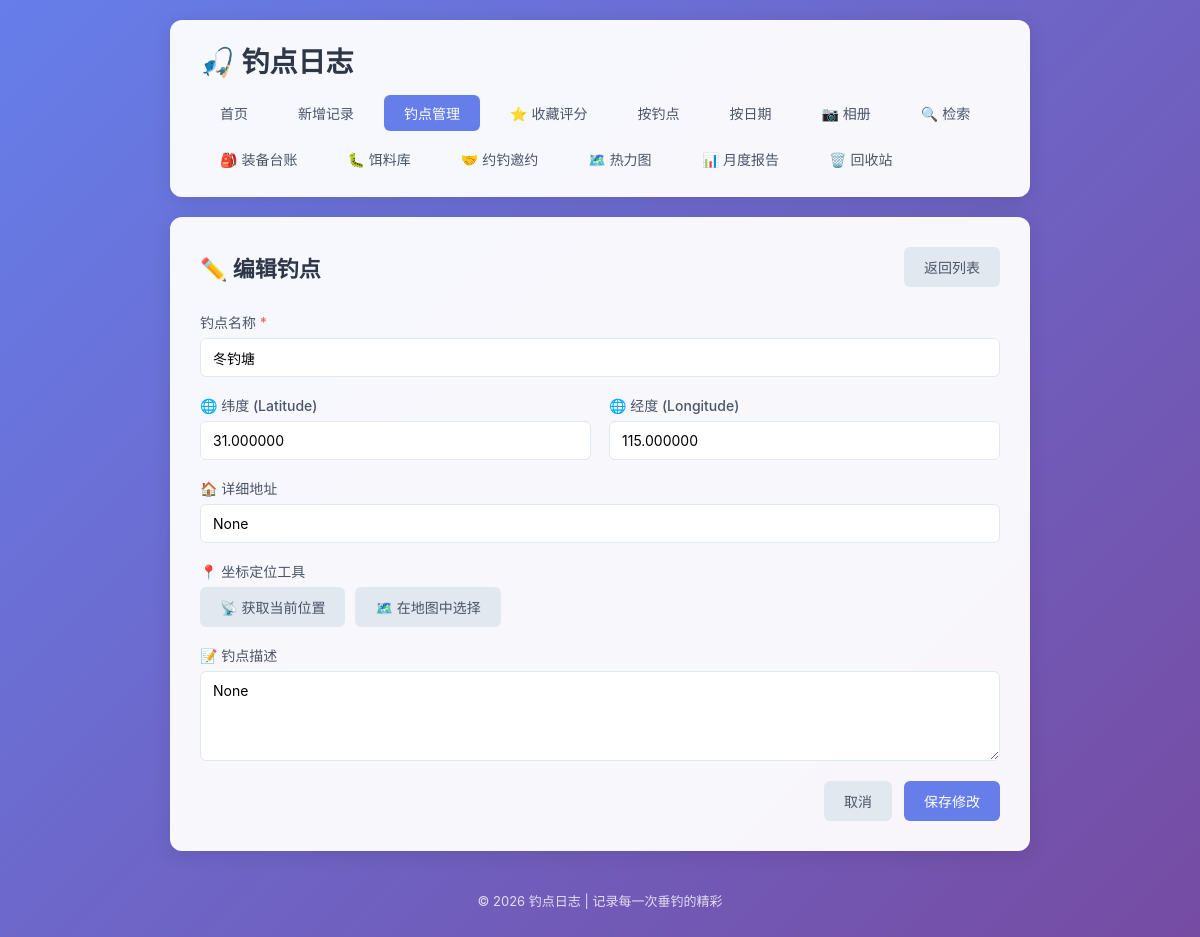
The app's page /spots/3/edit, older data.
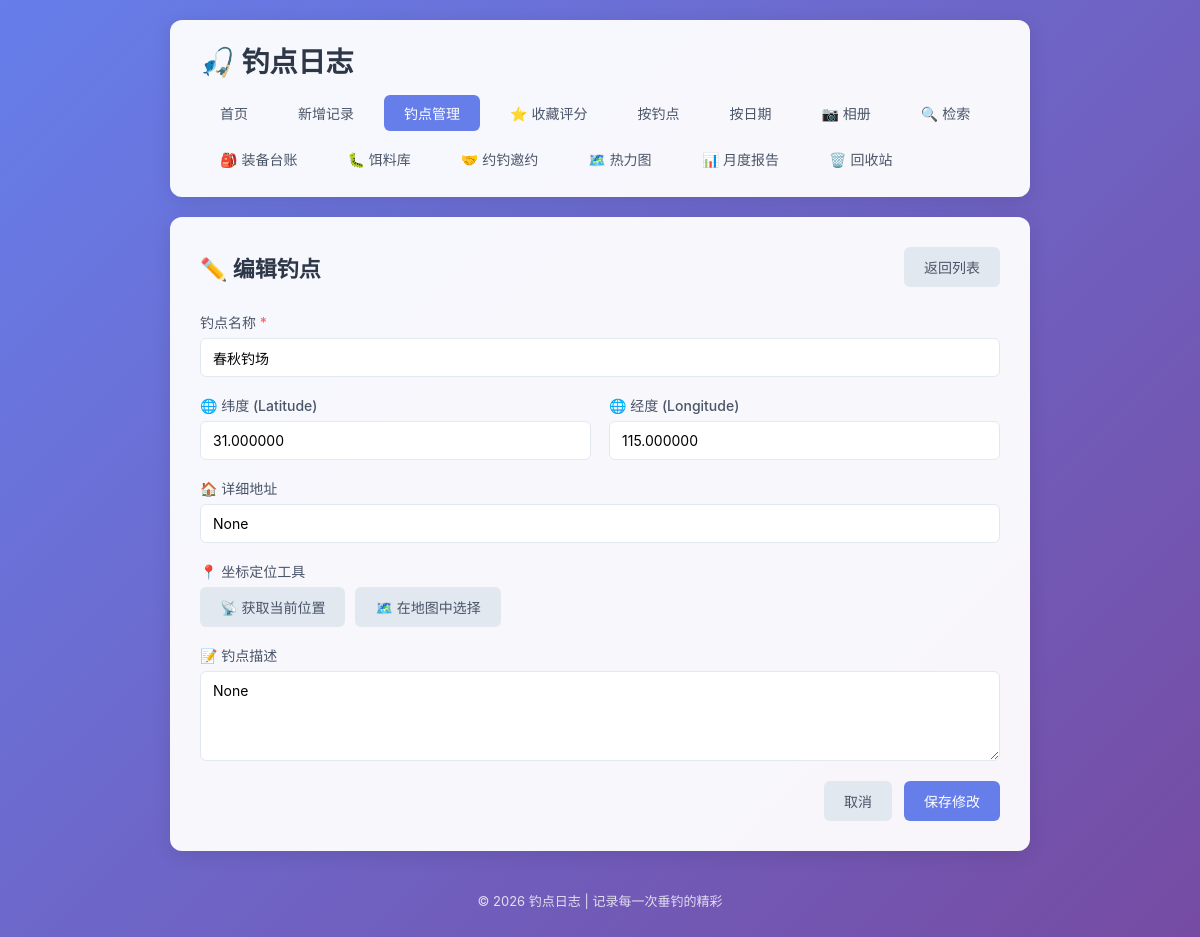
The same page, newer data.
### tables this page shows
CREATE TABLE fishing_spots (
            id INTEGER PRIMARY KEY AUTOINCREMENT,
            name TEXT NOT NULL UNIQUE,
            description TEXT,
            latitude REAL,
            longitude REAL,
            address TEXT,
            is_favorite INTEGER DEFAULT 0,
            created_at TIMESTAMP DEFAULT CURRENT_TIMESTAMP
        , deleted_at TIMESTAMP);

### app.py (the view)
@app.route('/spots/<int:spot_id>/edit', methods=['GET', 'POST'])
def edit_spot(spot_id):
    conn = get_db()
    spot = conn.execute('SELECT * FROM fishing_spots WHERE id = ?', (spot_id,)).fetchone()
    if spot is None:
        conn.close()
        flash('钓点不存在！', 'error')
        return redirect(url_for('spots_list'))
    if request.method == 'POST':
        name = request.form['name'].strip()
        description = request.form['description'].strip()
        latitude = request.form['latitude'].strip()
        longitude = request.form['longitude'].strip()
        address = request.form['address'].strip()
        if not name:
            flash('请填写钓点名称！', 'error')
        else:
            try:
                lat = float(latitude) if latitude else None
                lng = float(longitude) if longitude else None
                conn.execute('''
                    UPDATE fishing_spots
                    SET name = ?, description = ?, latitude = ?, longitude = ?, address = ?
                    WHERE id = ?
                ''', (name, description, lat, lng, address, spot_id))
                conn.commit()
                flash('钓点更新成功！', 'success')
                return redirect(url_for('spot_detail', spot_id=spot_id))
            except sqlite3.IntegrityError:
                flash('该钓点名称已存在！', 'error')
            finally:
                conn.close()
    else:
        conn.close()
    return render_template('spot_form.html', spot=spot)

### app.py (called while the page is built)
def get_db():
    conn = sqlite3.connect(DB_PATH)
    conn.row_factory = sqlite3.Row
    return conn

### templates/spot_form.html (shortened to what this page needs)
{% extends 'base.html' %}
{% block content %}
    <div class="page-header">
        <h2>{% if spot %}✏️ 编辑钓点{% else %}➕ 新增钓点{% endif %}</h2>
        <a href="{{ url_for('spots_list') }}" class="btn btn-secondary">返回列表</a>
    </div>
    <form method="POST" class="log-form spot-form">
        <div class="form-grid">
            <div class="form-group full-width">
                <label>钓点名称 <span class="required">*</span></label>
                <input type="text" name="name" required maxlength="100"
                       value="{{ spot['name'] if spot else '' }}"
                       placeholder="例如：西湖断桥东侧">
            </div>
            <div class="form-group">
                <label>🌐 纬度 (Latitude)</label>
                <input type="number" name="latitude" step="any" min="-90" max="90"
                       value="{{ '%.6f'|format(spot['latitude']) if spot and spot['latitude'] else '' }}"
                       placeholder="例如：30.259990">
            </div>
            <div class="form-group">
                <label>🌐 经度 (Longitude)</label>
                <input type="number" name="longitude" step="any" min="-180" max="180"
                       value="{{ '%.6f'|format(spot['longitude']) if spot and spot['longitude'] else '' }}"
                       placeholder="例如：120.142550">
            </div>
            <div class="form-group full-width">
                <label>🏠 详细地址</label>
                <input type="text" name="address" maxlength="200"
                       value="{{ spot['address'] if spot else '' }}"
                       placeholder="例如：浙江省杭州市西湖区">
            </div>
            <div class="form-group full-width">
                <label>📍 坐标定位工具</label>
                <div class="location-helper">
                    <button type="button" class="btn btn-secondary" onclick="getLocation()">
                        📡 获取当前位置
                    </button>
                    <button type="button" class="btn btn-secondary" onclick="openMapPicker()">
                        🗺️ 在地图中选择
                    </button>
                </div>
            </div>
            <div class="form-group full-width">
                <label>📝 钓点描述</label>
                <textarea name="description" rows="4" maxlength="500"
                          placeholder="描述钓点环境、水深、注意事项等...">{{ spot['description'] if spot else '' }}</textarea>
            </div>
        </div>
        <div class="form-actions">
            <a href="{{ url_for('spots_list') }}" class="btn btn-secondary">取消</a>
            <button type="submit" class="btn btn-primary">
                {% if spot %}保存修改{% else %}添加钓点{% endif %}
            </button>
        </div>
    </form>
{% endblock %}

Row changes from the older to the newer data that the page shows:
changed fishing_spots: name "冬钓塘" → "春秋钓场"
